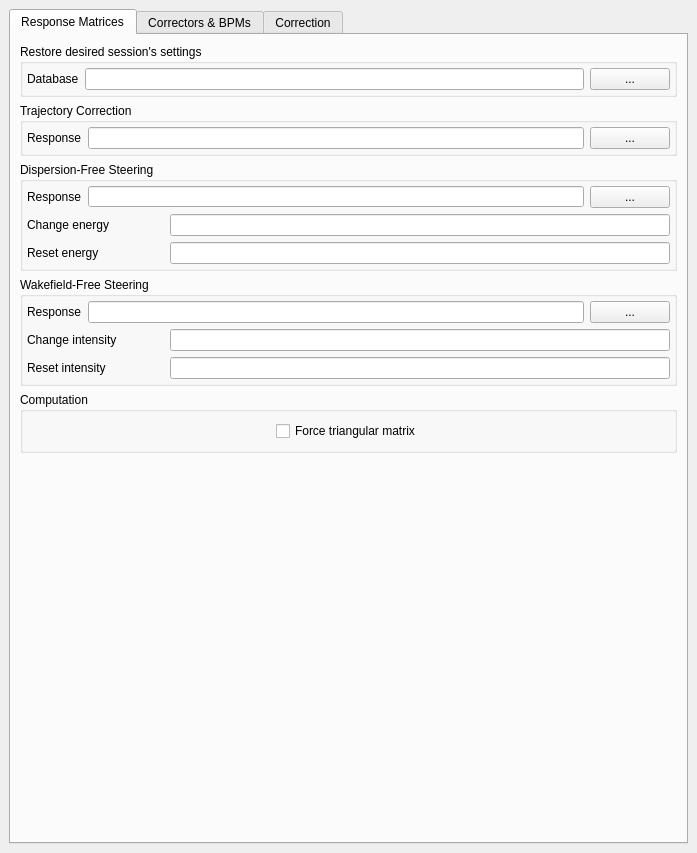
<?xml version="1.0" encoding="UTF-8"?>
<ui version="4.0">
 <class>MainWindow</class>
 <widget class="QMainWindow" name="MainWindow">
  <property name="geometry">
   <rect>
    <x>0</x>
    <y>0</y>
    <width>697</width>
    <height>853</height>
   </rect>
  </property>
  <property name="windowTitle">
   <string>CERN BBA</string>
  </property>
  <widget class="QWidget" name="centralwidget">
   <property name="enabled">
    <bool>true</bool>
   </property>
   <layout class="QHBoxLayout" name="horizontalLayout">
    <item>
     <layout class="QHBoxLayout" name="horizontalLayout_2">
      <item>
       <widget class="QTabWidget" name="tabWidget">
        <property name="tabPosition">
         <enum>QTabWidget::North</enum>
        </property>
        <property name="currentIndex">
         <number>0</number>
        </property>
        <widget class="QWidget" name="tab_response">
         <attribute name="title">
          <string>Response Matrices</string>
         </attribute>
         <layout class="QVBoxLayout" name="verticalLayout_7">
          <item>
           <widget class="QGroupBox" name="session_group_3">
            <property name="title">
             <string>Restore desired session's settings</string>
            </property>
            <layout class="QVBoxLayout" name="verticalLayout_31">
             <property name="leftMargin">
              <number>4</number>
             </property>
             <property name="topMargin">
              <number>4</number>
             </property>
             <property name="rightMargin">
              <number>4</number>
             </property>
             <property name="bottomMargin">
              <number>4</number>
             </property>
             <item>
              <layout class="QHBoxLayout" name="database_dir_layout_3">
               <item>
                <widget class="QLabel" name="label_31">
                 <property name="text">
                  <string>Database</string>
                 </property>
                </widget>
               </item>
               <item>
                <widget class="QLineEdit" name="session_database_3"/>
               </item>
               <item>
                <widget class="QPushButton" name="pushButton_11">
                 <property name="text">
                  <string>...</string>
                 </property>
                </widget>
               </item>
              </layout>
             </item>
            </layout>
           </widget>
          </item>
          <item>
           <widget class="QGroupBox" name="trajectory_group_3">
            <property name="title">
             <string>Trajectory Correction</string>
            </property>
            <layout class="QVBoxLayout" name="verticalLayout_9">
             <property name="leftMargin">
              <number>4</number>
             </property>
             <property name="topMargin">
              <number>4</number>
             </property>
             <property name="rightMargin">
              <number>4</number>
             </property>
             <property name="bottomMargin">
              <number>4</number>
             </property>
             <item>
              <layout class="QHBoxLayout" name="trajectory_response_layout_3">
               <item>
                <widget class="QLabel" name="label_18">
                 <property name="text">
                  <string>Response</string>
                 </property>
                </widget>
               </item>
               <item>
                <widget class="QLineEdit" name="trajectory_response_3">
                 <property name="maximumSize">
                  <size>
                   <width>500</width>
                   <height>16777215</height>
                  </size>
                 </property>
                </widget>
               </item>
               <item>
                <widget class="QPushButton" name="pushButton_8">
                 <property name="text">
                  <string>...</string>
                 </property>
                </widget>
               </item>
              </layout>
             </item>
            </layout>
           </widget>
          </item>
          <item>
           <widget class="QGroupBox" name="groupBox_6">
            <property name="title">
             <string>Dispersion-Free Steering</string>
            </property>
            <layout class="QVBoxLayout" name="verticalLayout_19">
             <property name="leftMargin">
              <number>4</number>
             </property>
             <property name="topMargin">
              <number>4</number>
             </property>
             <property name="rightMargin">
              <number>4</number>
             </property>
             <property name="bottomMargin">
              <number>4</number>
             </property>
             <item>
              <layout class="QVBoxLayout" name="verticalLayout_10">
               <item>
                <layout class="QHBoxLayout" name="horizontalLayout_16">
                 <item>
                  <widget class="QLabel" name="label_19">
                   <property name="text">
                    <string>Response</string>
                   </property>
                  </widget>
                 </item>
                 <item>
                  <widget class="QLineEdit" name="dfs_response_3">
                   <property name="maximumSize">
                    <size>
                     <width>500</width>
                     <height>21</height>
                    </size>
                   </property>
                  </widget>
                 </item>
                 <item>
                  <widget class="QPushButton" name="pushButton_9">
                   <property name="text">
                    <string>...</string>
                   </property>
                  </widget>
                 </item>
                </layout>
               </item>
               <item>
                <layout class="QHBoxLayout" name="horizontalLayout_17">
                 <item>
                  <widget class="QLabel" name="label_20">
                   <property name="text">
                    <string>Change energy</string>
                   </property>
                  </widget>
                 </item>
                 <item>
                  <widget class="QLineEdit" name="dfs_change_3">
                   <property name="maximumSize">
                    <size>
                     <width>500</width>
                     <height>16777215</height>
                    </size>
                   </property>
                  </widget>
                 </item>
                </layout>
               </item>
               <item>
                <layout class="QHBoxLayout" name="horizontalLayout_18">
                 <item>
                  <widget class="QLabel" name="label_21">
                   <property name="text">
                    <string>Reset energy</string>
                   </property>
                  </widget>
                 </item>
                 <item>
                  <widget class="QLineEdit" name="dfs_reset_3">
                   <property name="maximumSize">
                    <size>
                     <width>500</width>
                     <height>16777215</height>
                    </size>
                   </property>
                  </widget>
                 </item>
                </layout>
               </item>
              </layout>
             </item>
            </layout>
           </widget>
          </item>
          <item>
           <widget class="QGroupBox" name="groupBox_7">
            <property name="title">
             <string>Wakefield-Free Steering</string>
            </property>
            <layout class="QVBoxLayout" name="verticalLayout_20">
             <property name="leftMargin">
              <number>4</number>
             </property>
             <property name="topMargin">
              <number>4</number>
             </property>
             <property name="rightMargin">
              <number>4</number>
             </property>
             <property name="bottomMargin">
              <number>4</number>
             </property>
             <item>
              <layout class="QHBoxLayout" name="horizontalLayout_19">
               <item>
                <widget class="QLabel" name="label_22">
                 <property name="text">
                  <string>Response</string>
                 </property>
                </widget>
               </item>
               <item>
                <widget class="QLineEdit" name="wfs_response_3">
                 <property name="maximumSize">
                  <size>
                   <width>500</width>
                   <height>16777215</height>
                  </size>
                 </property>
                </widget>
               </item>
               <item>
                <widget class="QPushButton" name="pushButton_10">
                 <property name="text">
                  <string>...</string>
                 </property>
                </widget>
               </item>
              </layout>
             </item>
             <item>
              <layout class="QHBoxLayout" name="horizontalLayout_20">
               <item>
                <widget class="QLabel" name="label_23">
                 <property name="text">
                  <string>Change intensity</string>
                 </property>
                </widget>
               </item>
               <item>
                <widget class="QLineEdit" name="wfs_change_3">
                 <property name="maximumSize">
                  <size>
                   <width>500</width>
                   <height>16777215</height>
                  </size>
                 </property>
                </widget>
               </item>
              </layout>
             </item>
             <item>
              <layout class="QHBoxLayout" name="horizontalLayout_21">
               <item>
                <widget class="QLabel" name="label_24">
                 <property name="text">
                  <string>Reset intensity</string>
                 </property>
                </widget>
               </item>
               <item>
                <widget class="QLineEdit" name="wfs_reset_3">
                 <property name="maximumSize">
                  <size>
                   <width>500</width>
                   <height>16777215</height>
                  </size>
                 </property>
                </widget>
               </item>
              </layout>
             </item>
            </layout>
           </widget>
          </item>
          <item>
           <widget class="QGroupBox" name="groupBox_9">
            <property name="title">
             <string>Computation</string>
            </property>
            <layout class="QVBoxLayout" name="verticalLayout_2">
             <item alignment="Qt::AlignHCenter">
              <widget class="QCheckBox" name="checkBox">
               <property name="text">
                <string>Force triangular matrix</string>
               </property>
              </widget>
             </item>
            </layout>
           </widget>
          </item>
          <item>
           <spacer name="verticalSpacer">
            <property name="orientation">
             <enum>Qt::Vertical</enum>
            </property>
            <property name="sizeHint" stdset="0">
             <size>
              <width>20</width>
              <height>40</height>
             </size>
            </property>
           </spacer>
          </item>
         </layout>
        </widget>
        <widget class="QWidget" name="tab_corrbpms">
         <attribute name="title">
          <string>Correctors &amp;&amp; BPMs</string>
         </attribute>
         <layout class="QVBoxLayout" name="horizontalLayout_6">
          <item>
           <layout class="QHBoxLayout" name="horizontalLayout_corrbpms_tables">
            <item>
             <widget class="QGroupBox" name="groupBox_5">
              <property name="maximumSize">
               <size>
                <width>16777215</width>
                <height>750</height>
               </size>
              </property>
              <property name="title">
               <string>Correctors</string>
              </property>
              <layout class="QVBoxLayout" name="verticalLayout_14">
               <item>
                <layout class="QVBoxLayout" name="verticalLayout">
                 <item>
                  <widget class="QListWidget" name="correctors_list">
                   <property name="maximumSize">
                    <size>
                     <width>16777215</width>
                     <height>700</height>
                    </size>
                   </property>
                   <property name="selectionMode">
                    <enum>QAbstractItemView::ExtendedSelection</enum>
                   </property>
                  </widget>
                 </item>
                </layout>
               </item>
              </layout>
             </widget>
            </item>
            <item>
             <widget class="QGroupBox" name="groupBox_8">
              <property name="maximumSize">
               <size>
                <width>16777215</width>
                <height>750</height>
               </size>
              </property>
              <property name="title">
               <string>BPMs</string>
              </property>
              <layout class="QVBoxLayout" name="verticalLayout_15">
               <item>
                <layout class="QVBoxLayout" name="verticalLayout_13">
                 <item>
                  <widget class="QListWidget" name="bpms_list">
                   <property name="maximumSize">
                    <size>
                     <width>16777215</width>
                     <height>700</height>
                    </size>
                   </property>
                   <property name="selectionMode">
                    <enum>QAbstractItemView::ExtendedSelection</enum>
                   </property>
                  </widget>
                 </item>
                </layout>
               </item>
              </layout>
             </widget>
            </item>
           </layout>
          </item>
          <item>
           <widget class="QGroupBox" name="groupBox_10">
            <property name="sizePolicy">
             <sizepolicy hsizetype="Preferred" vsizetype="Fixed">
              <horstretch>0</horstretch>
              <verstretch>0</verstretch>
             </sizepolicy>
            </property>
            <property name="title">
             <string>Compute Response Matrix</string>
            </property>
            <layout class="QVBoxLayout" name="verticalLayout_16">
             <item>
              <layout class="QHBoxLayout" name="horizontalLayout_modes">
               <item>
                <widget class="QRadioButton" name="mode_orbit">
                 <property name="text">
                  <string>Orbit</string>
                 </property>
                 <property name="checked">
                  <bool>true</bool>
                 </property>
                </widget>
               </item>
               <item>
                <widget class="QRadioButton" name="mode_dispersion">
                 <property name="text">
                  <string>Dispersion</string>
                 </property>
                </widget>
               </item>
               <item>
                <widget class="QRadioButton" name="mode_wakefield">
                 <property name="text">
                  <string>Wakefield</string>
                 </property>
                </widget>
               </item>
              </layout>
             </item>
             <item>
              <widget class="QPushButton" name="compute_response_matrix_button">
               <property name="maximumSize">
                <size>
                 <width>1000</width>
                 <height>16777215</height>
                </size>
               </property>
               <property name="text">
                <string>Compute Response Matrix</string>
               </property>
              </widget>
             </item>
            </layout>
           </widget>
          </item>
         </layout>
        </widget>
        <widget class="QWidget" name="tab_correction">
         <attribute name="title">
          <string>Correction</string>
         </attribute>
         <layout class="QVBoxLayout" name="verticalLayout_6">
          <item>
           <widget class="QGroupBox" name="groupBox">
            <property name="title">
             <string>Settings</string>
            </property>
            <layout class="QVBoxLayout" name="verticalLayout_3">
             <item>
              <layout class="QHBoxLayout" name="horizontalLayout_3">
               <item>
                <widget class="QLabel" name="label">
                 <property name="text">
                  <string>Orbit weight</string>
                 </property>
                </widget>
               </item>
               <item>
                <widget class="QLineEdit" name="lineEdit">
                 <property name="maximumSize">
                  <size>
                   <width>460</width>
                   <height>16777215</height>
                  </size>
                 </property>
                 <property name="toolTipDuration">
                  <number>5</number>
                 </property>
                </widget>
               </item>
              </layout>
             </item>
             <item>
              <layout class="QHBoxLayout" name="horizontalLayout_4">
               <item>
                <widget class="QLabel" name="label_2">
                 <property name="text">
                  <string>Dispersion weight</string>
                 </property>
                </widget>
               </item>
               <item>
                <widget class="QLineEdit" name="lineEdit_2">
                 <property name="maximumSize">
                  <size>
                   <width>460</width>
                   <height>16777215</height>
                  </size>
                 </property>
                </widget>
               </item>
              </layout>
             </item>
             <item>
              <layout class="QHBoxLayout" name="horizontalLayout_5">
               <item>
                <widget class="QLabel" name="label_3">
                 <property name="text">
                  <string>Wakefield weight</string>
                 </property>
                </widget>
               </item>
               <item>
                <widget class="QLineEdit" name="lineEdit_3">
                 <property name="maximumSize">
                  <size>
                   <width>460</width>
                   <height>16777215</height>
                  </size>
                 </property>
                </widget>
               </item>
              </layout>
             </item>
             <item>
              <layout class="QHBoxLayout" name="horizontalLayout_8">
               <item>
                <widget class="QLabel" name="label_4">
                 <property name="text">
                  <string>PINV tolerance</string>
                 </property>
                </widget>
               </item>
               <item>
                <widget class="QLineEdit" name="lineEdit_4">
                 <property name="maximumSize">
                  <size>
                   <width>460</width>
                   <height>16777215</height>
                  </size>
                 </property>
                </widget>
               </item>
              </layout>
             </item>
             <item>
              <layout class="QHBoxLayout" name="horizontalLayout_10">
               <item>
                <widget class="QLabel" name="label_5">
                 <property name="text">
                  <string>Number of iterations</string>
                 </property>
                </widget>
               </item>
               <item>
                <widget class="QLineEdit" name="lineEdit_5">
                 <property name="maximumSize">
                  <size>
                   <width>460</width>
                   <height>16777215</height>
                  </size>
                 </property>
                </widget>
               </item>
              </layout>
             </item>
             <item>
              <layout class="QHBoxLayout" name="horizontalLayout_31">
               <item>
                <widget class="QLabel" name="label_6">
                 <property name="text">
                  <string>Gain</string>
                 </property>
                </widget>
               </item>
               <item>
                <widget class="QLineEdit" name="lineEdit_6">
                 <property name="maximumSize">
                  <size>
                   <width>460</width>
                   <height>16777215</height>
                  </size>
                 </property>
                </widget>
               </item>
              </layout>
             </item>
            </layout>
           </widget>
          </item>
          <item>
           <layout class="QHBoxLayout" name="buttons_layout_2">
            <item>
             <widget class="QPushButton" name="popup_button">
              <property name="sizePolicy">
               <sizepolicy hsizetype="Fixed" vsizetype="Fixed">
                <horstretch>0</horstretch>
                <verstretch>0</verstretch>
               </sizepolicy>
              </property>
              <property name="text">
               <string>χ²</string>
              </property>
             </widget>
            </item>
            <item>
             <widget class="QPushButton" name="clear_graphs_button">
              <property name="sizePolicy">
               <sizepolicy hsizetype="Fixed" vsizetype="Fixed">
                <horstretch>0</horstretch>
                <verstretch>0</verstretch>
               </sizepolicy>
              </property>
              <property name="text">
               <string>Clear</string>
              </property>
             </widget>
            </item>
            <item>
             <widget class="QPushButton" name="pushButton_log">
              <property name="text">
               <string>Log Console</string>
              </property>
             </widget>
            </item>
            <item>
             <spacer name="before_current_spacer">
              <property name="orientation">
               <enum>Qt::Horizontal</enum>
              </property>
              <property name="sizeType">
               <enum>QSizePolicy::Expanding</enum>
              </property>
              <property name="sizeHint" stdset="0">
               <size>
                <width>180</width>
                <height>20</height>
               </size>
              </property>
             </spacer>
            </item>
            <item>
             <layout class="QHBoxLayout" name="current_layout">
              <item>
               <widget class="QLabel" name="current_label">
                <property name="text">
                 <string>Max strength (gauss*m)</string>
                </property>
               </widget>
              </item>
              <item>
               <spacer name="current_spacer">
                <property name="orientation">
                 <enum>Qt::Horizontal</enum>
                </property>
                <property name="sizeHint" stdset="0">
                 <size>
                  <width>40</width>
                  <height>20</height>
                 </size>
                </property>
               </spacer>
              </item>
              <item>
               <widget class="QLabel" name="horizontal_current_label">
                <property name="text">
                 <string>H:</string>
                </property>
               </widget>
              </item>
              <item>
               <widget class="QDoubleSpinBox" name="max_horizontal_current_spinbox">
                <property name="singleStep">
                 <double>0.010000000000000</double>
                </property>
               </widget>
              </item>
              <item>
               <widget class="QLabel" name="vertical_current_label">
                <property name="text">
                 <string> V:</string>
                </property>
               </widget>
              </item>
              <item>
               <widget class="QDoubleSpinBox" name="max_vertical_current_spinbox">
                <property name="singleStep">
                 <double>0.010000000000000</double>
                </property>
               </widget>
              </item>
             </layout>
            </item>
           </layout>
          </item>
          <item>
           <widget class="QGroupBox" name="groupBox_2">
            <property name="title">
             <string>Trajectory</string>
            </property>
            <layout class="QVBoxLayout" name="verticalLayout_8">
             <item>
              <widget class="QWidget" name="plot_widget_3" native="true">
               <property name="sizePolicy">
                <sizepolicy hsizetype="Expanding" vsizetype="Expanding">
                 <horstretch>0</horstretch>
                 <verstretch>0</verstretch>
                </sizepolicy>
               </property>
               <property name="minimumSize">
                <size>
                 <width>300</width>
                 <height>100</height>
                </size>
               </property>
              </widget>
             </item>
            </layout>
           </widget>
          </item>
          <item>
           <widget class="QGroupBox" name="groupBox_3">
            <property name="title">
             <string>Dispersion</string>
            </property>
            <layout class="QVBoxLayout" name="verticalLayout_4">
             <item>
              <widget class="QWidget" name="plot_widget_4" native="true">
               <property name="sizePolicy">
                <sizepolicy hsizetype="Expanding" vsizetype="Expanding">
                 <horstretch>0</horstretch>
                 <verstretch>0</verstretch>
                </sizepolicy>
               </property>
               <property name="minimumSize">
                <size>
                 <width>300</width>
                 <height>100</height>
                </size>
               </property>
              </widget>
             </item>
            </layout>
           </widget>
          </item>
          <item>
           <widget class="QGroupBox" name="groupBox_4">
            <property name="title">
             <string>Wakefield</string>
            </property>
            <layout class="QVBoxLayout" name="verticalLayout_5">
             <item>
              <widget class="QWidget" name="plot_widget_5" native="true">
               <property name="sizePolicy">
                <sizepolicy hsizetype="Expanding" vsizetype="Expanding">
                 <horstretch>0</horstretch>
                 <verstretch>0</verstretch>
                </sizepolicy>
               </property>
               <property name="minimumSize">
                <size>
                 <width>300</width>
                 <height>100</height>
                </size>
               </property>
              </widget>
             </item>
            </layout>
           </widget>
          </item>
          <item>
           <layout class="QHBoxLayout" name="buttons_layout">
            <item>
             <widget class="QPushButton" name="start_button">
              <property name="styleSheet">
               <string notr="true">background-color: red; color: white;</string>
              </property>
              <property name="text">
               <string>START</string>
              </property>
             </widget>
            </item>
            <item>
             <widget class="QPushButton" name="stop_button">
              <property name="styleSheet">
               <string notr="true">background-color: green; color: white;</string>
              </property>
              <property name="text">
               <string>STOP</string>
              </property>
             </widget>
            </item>
           </layout>
          </item>
         </layout>
        </widget>
       </widget>
      </item>
     </layout>
    </item>
   </layout>
  </widget>
 </widget>
 <resources/>
 <connections/>
</ui>
